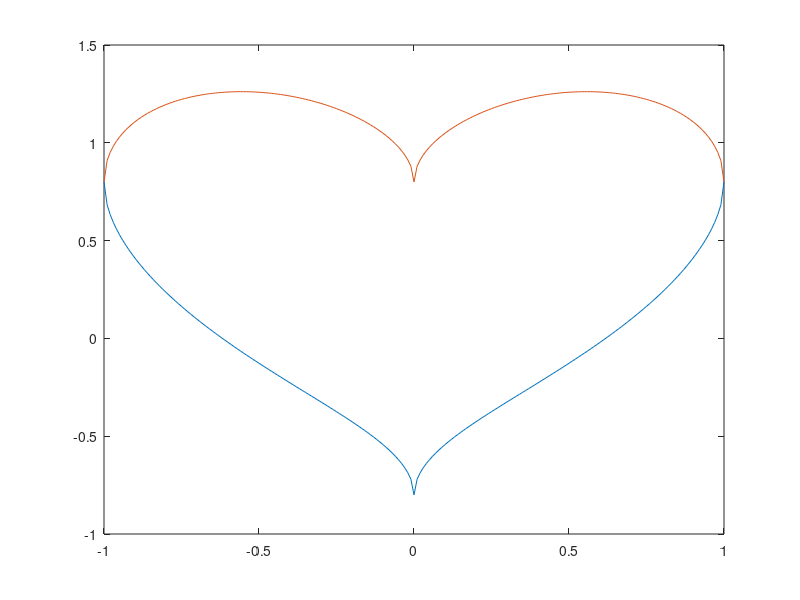

Write the MATLAB code that produced this figure.
#x = -10:0.01:10
#y = sin(x)
#z = cos(x)
#plot3(y,z,x)

x = -1:0.01:1
y = (-sqrt(1-power(x,2))+sqrt(abs(x)))*4/5
plot(x,y)
hold on
y = (sqrt(1-power(x,2))+sqrt(abs(x)))*4/5
hold on
plot(x,y)
